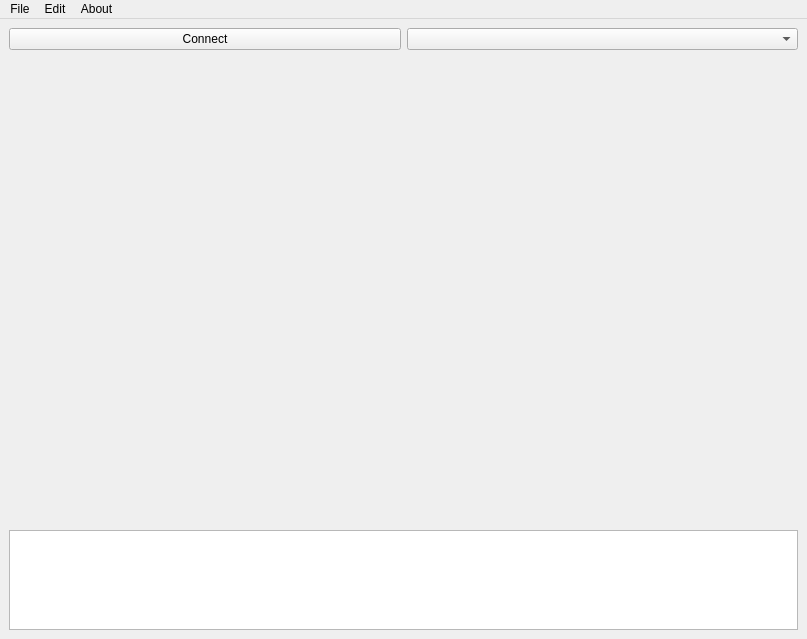
<?xml version="1.0" encoding="UTF-8"?>
<ui version="4.0">
 <class>EMGWidget</class>
 <widget class="QMainWindow" name="EMGWidget">
  <property name="geometry">
   <rect>
    <x>0</x>
    <y>0</y>
    <width>807</width>
    <height>639</height>
   </rect>
  </property>
  <property name="windowTitle">
   <string>EMG Viewer</string>
  </property>
  <widget class="QWidget" name="centralwidget">
   <layout class="QGridLayout" name="gridLayout_2">
    <item row="0" column="0">
     <layout class="QHBoxLayout" name="horizontalLayout">
      <item>
       <widget class="QPushButton" name="btn_ConnectDisconnect">
        <property name="text">
         <string>Connect</string>
        </property>
       </widget>
      </item>
      <item>
       <widget class="QComboBox" name="cb_COMP">
        <property name="enabled">
         <bool>true</bool>
        </property>
        <property name="minimumSize">
         <size>
          <width>0</width>
          <height>0</height>
         </size>
        </property>
        <property name="maximumSize">
         <size>
          <width>16777215</width>
          <height>16777215</height>
         </size>
        </property>
       </widget>
      </item>
     </layout>
    </item>
    <item row="1" column="0">
     <layout class="QVBoxLayout" name="verticalLayout">
      <item>
       <widget class="QCustomPlot" name="customPlot" native="true">
        <property name="enabled">
         <bool>true</bool>
        </property>
        <property name="sizePolicy">
         <sizepolicy hsizetype="Ignored" vsizetype="Ignored">
          <horstretch>0</horstretch>
          <verstretch>0</verstretch>
         </sizepolicy>
        </property>
        <property name="minimumSize">
         <size>
          <width>0</width>
          <height>400</height>
         </size>
        </property>
        <property name="maximumSize">
         <size>
          <width>16777215</width>
          <height>16777215</height>
         </size>
        </property>
       </widget>
      </item>
      <item>
       <widget class="QTextBrowser" name="textBrowser">
        <property name="enabled">
         <bool>true</bool>
        </property>
        <property name="sizePolicy">
         <sizepolicy hsizetype="MinimumExpanding" vsizetype="Fixed">
          <horstretch>0</horstretch>
          <verstretch>0</verstretch>
         </sizepolicy>
        </property>
        <property name="maximumSize">
         <size>
          <width>16777215</width>
          <height>100</height>
         </size>
        </property>
       </widget>
      </item>
     </layout>
    </item>
   </layout>
  </widget>
  <widget class="QMenuBar" name="menuBar">
   <property name="geometry">
    <rect>
     <x>0</x>
     <y>0</y>
     <width>807</width>
     <height>22</height>
    </rect>
   </property>
   <widget class="QMenu" name="menuFile">
    <property name="title">
     <string>File</string>
    </property>
    <addaction name="actionSave"/>
    <addaction name="actionOpen"/>
   </widget>
   <widget class="QMenu" name="menuEdit">
    <property name="title">
     <string>Edit</string>
    </property>
    <addaction name="actionClear"/>
    <addaction name="actionPlot_color"/>
   </widget>
   <widget class="QMenu" name="menuAbout">
    <property name="title">
     <string>About</string>
    </property>
    <addaction name="actionDevice_info"/>
   </widget>
   <addaction name="menuFile"/>
   <addaction name="menuEdit"/>
   <addaction name="menuAbout"/>
  </widget>
  <action name="actionSave">
   <property name="text">
    <string>Save</string>
   </property>
   <property name="shortcut">
    <string>Ctrl+S</string>
   </property>
  </action>
  <action name="actionOpen">
   <property name="text">
    <string>Open</string>
   </property>
   <property name="shortcut">
    <string>Ctrl+O</string>
   </property>
  </action>
  <action name="actionClear">
   <property name="text">
    <string>Clear</string>
   </property>
  </action>
  <action name="actionPlot_color">
   <property name="text">
    <string>Plot color</string>
   </property>
  </action>
  <action name="actionDevice_info">
   <property name="text">
    <string>Device info</string>
   </property>
  </action>
 </widget>
 <customwidgets>
  <customwidget>
   <class>QCustomPlot</class>
   <extends>QWidget</extends>
   <header>qcustomplot.h</header>
   <container>1</container>
  </customwidget>
 </customwidgets>
 <resources/>
 <connections/>
</ui>
